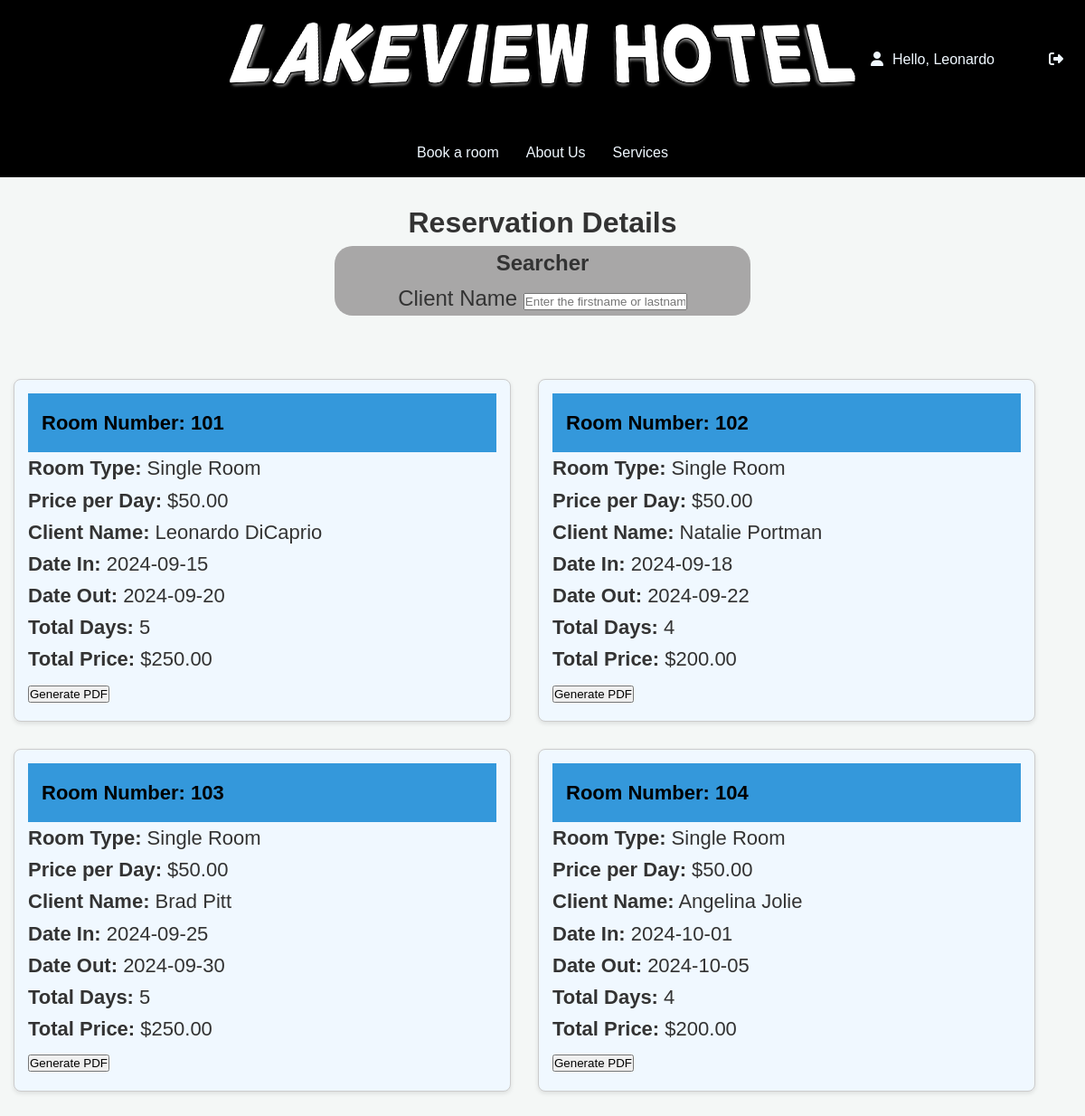
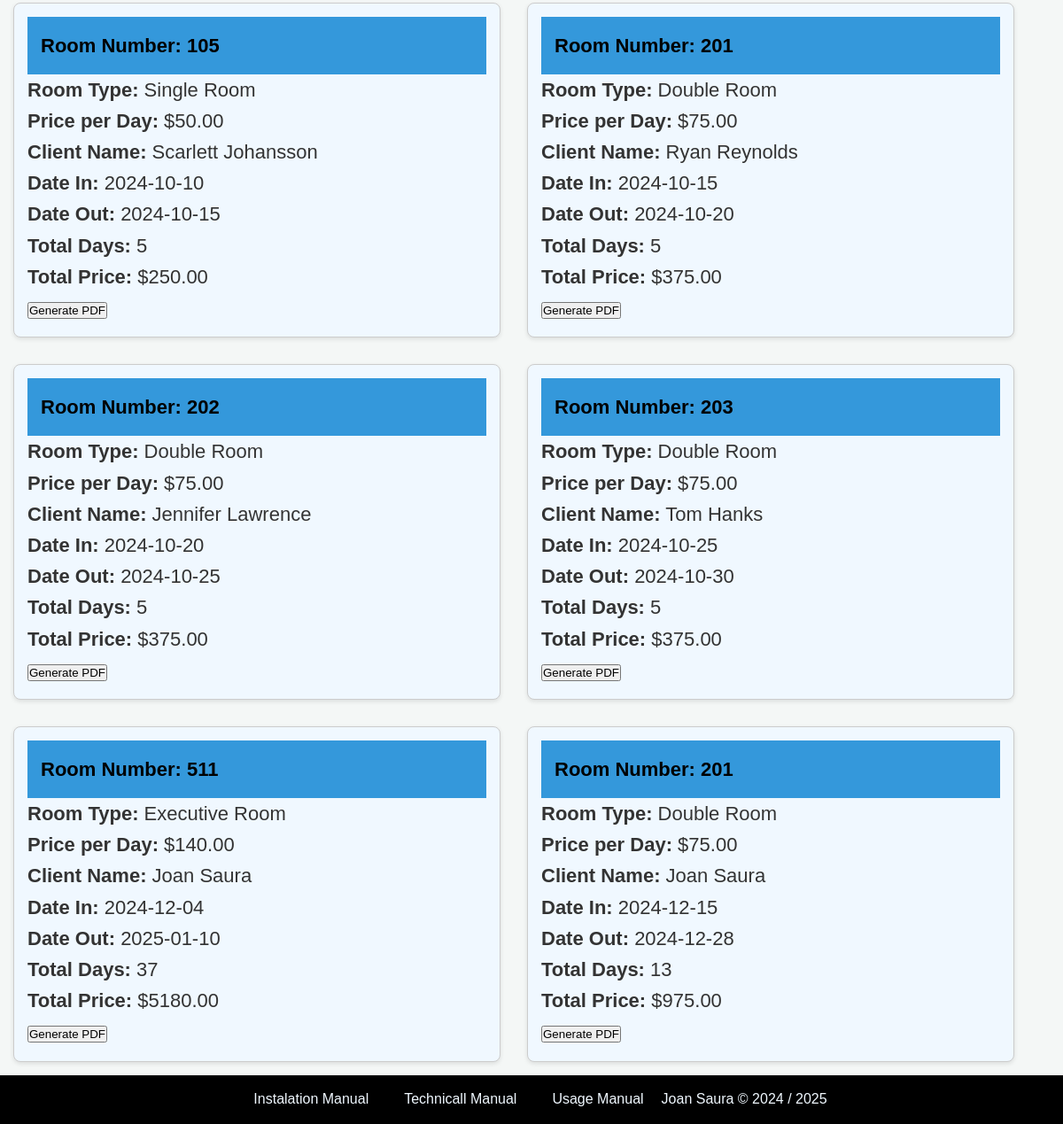
The page /files/forms/reservations/select_reservations_forms.php (signed in) on the database its author committed (2 pictures, top to bottom).
### tables this page shows
CREATE TABLE IF NOT EXISTS `071_reservations` (
  `reservation_id` int(11) NOT NULL AUTO_INCREMENT,
  `client_id` int(11) NOT NULL,
  `room_id` int(11) NOT NULL,
  `date_in` date NOT NULL,
  `date_out` date NOT NULL,
  `reservation_state` enum('Booked','Cancelled','Check-In','Check Out') NOT NULL DEFAULT 'Booked',
  `reservation_extras` longtext DEFAULT NULL CHECK (json_valid(`reservation_extras`)),
  `reservation_price_per_day` decimal(10,2) DEFAULT NULL,
  PRIMARY KEY (`reservation_id`),
  KEY `client_id` (`client_id`),
  KEY `room_id` (`room_id`)
);

CREATE TABLE IF NOT EXISTS `071_rooms` (
  `room_id` int(11) NOT NULL AUTO_INCREMENT,
  `room_number` int(11) DEFAULT NULL,
  `room_type_id` int(11) DEFAULT NULL,
  `room_state` enum('dirty','clean','broken') NOT NULL DEFAULT 'clean',
  `room_status` enum('Free','on Reservation') NOT NULL DEFAULT 'Free',
  PRIMARY KEY (`room_id`),
  KEY `room_type_id` (`room_type_id`)
);

CREATE TABLE IF NOT EXISTS `071_room_type` (
  `room_type_id` int(11) NOT NULL AUTO_INCREMENT,
  `room_type_name` varchar(50) DEFAULT NULL,
  `room_type_price_per_day` decimal(10,2) DEFAULT NULL,
  `room_type_description` longtext DEFAULT NULL,
  `room_type_capacity` int(100) DEFAULT NULL,
  PRIMARY KEY (`room_type_id`)
);

CREATE TABLE IF NOT EXISTS `071_customers` (
  `client_id` int(11) NOT NULL AUTO_INCREMENT,
  `client_first_name` varchar(50) NOT NULL,
  `client_last_name` varchar(50) NOT NULL,
  `client_identification` varchar(20) NOT NULL,
  `client_email` varchar(100) NOT NULL,
  `client_phone_number` varchar(15) DEFAULT NULL,
  `client_password` varchar(100) DEFAULT NULL,
  `customer_rol` enum('guest','admin') DEFAULT 'guest',
  PRIMARY KEY (`client_id`)
);

### files/common-files/db_connection.php (called while the page is built, shortened)
<?php
$conn = mysqli_connect('localhost', 'root', '', '071_hotel_managment');
return $conn;
?>

### files/querys/reservations/select_reservations.php (called while the page is built, shortened)
<?php
include($_SERVER['DOCUMENT_ROOT'] . '/student071/dwes/files/common-files/db_connection.php');
$sql = "
    SELECT
        res.reservation_id,
        c.client_first_name AS 071_client_first_name,
        c.client_last_name AS 071_client_last_name,
        r.room_number AS 071_room_number,
        rt.room_type_name AS 071_room_type_name,
        rt.room_type_price_per_day AS 071_room_price_per_day,
        res.date_in AS 071_date_in,
        res.date_out AS 071_date_out,
        DATEDIFF(res.date_out, res.date_in) AS 071_total_days,
        DATEDIFF(res.date_out, res.date_in) * rt.room_type_price_per_day AS 071_total_price
    FROM
        071_reservations res
    JOIN
        071_customers c ON res.client_id = c.client_id
    JOIN
        071_rooms r ON res.room_id = r.room_id
    JOIN
        071_room_type rt ON r.room_type_id = rt.room_type_id
";
$result = $conn->query($sql);
$reservations = array();
if ($result && mysqli_num_rows($result) > 0) {
    while ($row = $result->fetch_assoc()) {
        $reservations[] = $row;
    }
}
return $reservations;
?>

### files/forms/reservations/select_reservations_forms.php (the view, shortened to what this page needs)
<?php
$root = $_SERVER['DOCUMENT_ROOT'];
$reservations = include($root . '/student071/dwes/files/querys/reservations/select_reservations.php');
?>
<?php include($root . '/student071/dwes/files/common-files/header.php'); ?>
<div id="middle-title">
    <h1>Reservation Details</h1>
    <section id="searcher">
            <h4>Searcher</h4>
            <label for="client_name">Client Name</label>
            <input type="text" name="client_name" placeholder="Enter the firstname or lastname" id="FullNameSearcher" onkeyup="searchFullName(this.value)">
        </section>
</div>
<div id="info-display">
    <div id="reservations-list">
        <?php if (!empty($reservations)) { ?>
            <?php foreach ($reservations as $reservation) { ?>
                <div class="reservation-card">
                    <div class="reservation-details">
                        <div class="name-display">
                            <h4>Room Number: <?php echo htmlspecialchars($reservation['071_room_number']); ?></h4>
                        </div>
                        <p><strong>Room Type:</strong> <?php echo htmlspecialchars($reservation['071_room_type_name']); ?></p>
                        <p><strong>Price per Day:</strong> $<?php echo htmlspecialchars($reservation['071_room_price_per_day']); ?></p>
                    </div>
                    <div class="client-details">
                        <p><strong>Client Name:</strong> <?php echo htmlspecialchars($reservation['071_client_first_name']) . ' ' . htmlspecialchars($reservation['071_client_last_name']); ?></p>
                    </div>
                    <div class="date-details">
                        <p><strong>Date In:</strong> <?php echo htmlspecialchars($reservation['071_date_in']); ?></p>
                        <p><strong>Date Out:</strong> <?php echo htmlspecialchars($reservation['071_date_out']); ?></p>
                        <p><strong>Total Days:</strong> <?php echo htmlspecialchars($reservation['071_total_days']); ?></p>
                        <p><strong>Total Price:</strong> $<?php echo htmlspecialchars($reservation['071_total_price']); ?></p>
                    </div>
                    <a href="generate_pdf.php?reservation_id=<?php echo $reservation['reservation_id']; ?>" class="generate-pdf-button">
                        <button>Generate PDF</button>
                    </a>
                </div>
            <?php } ?>
        <?php } else { ?>
            <p>No reservations found in the database.</p>
        <?php } ?>
    </div>
</div>
<?php include($root . '/student071/dwes/files/common-files/footer.php'); ?>

### css/style.css (style rules this page uses)
* { margin: 0; padding: 0; box-sizing: border-box; }
body { display: flex; flex-direction: column; min-height: 100vh; }
#middle-title { display: flex; align-items: center; flex-direction: column; width: 100%; text-align: center; padding: 25px; font-family: Cambria, Cochin, Georgia, Times, "Times New Roman", serif; }
#middle-title #searcher { background-color: #a8a7a7; border-radius: 20px; width: 40%; font-size: x-large; }

### css/manuals.css (style rules this page uses)
* { margin: 0; padding: 0; box-sizing: border-box; font-family: 'Arial', sans-serif; }
body { background-color: #f4f7f6; color: #333; line-height: 1.6; }
section { margin-bottom: 30px; }
a { color: #3498db; text-decoration: none; transition: color 0.3s ease; }

### css/forms.css (style rules this page uses)
#info-display { display: flex; justify-content: center; align-items: center; }
#room-list, #customers-list, #reservations-list, #room-type-list { display: flex; grid-template-columns: auto auto auto; grid-template-rows: auto auto auto; flex-wrap: wrap; }
.name-display { background-color:#3498db; color: black; width: 100%; padding: 15px; }
.customer-card, .room-card, .reservation-card, .room-type-card { background-color: aliceblue; margin: 15px; padding: 15px; font-size: 22px; border: 1px solid #ccc; border-radius: 8px; width: 550px; box-shadow: 0 2px 5px rgba(0, 0, 0, 0.1); }

### rows shown on the page
071_reservations: room.room_number "101", 071_room_type.room_type_name "Single Room", 071_room_type.room_type_price_per_day "50.00", client.client_first_name "Leonardo", client.client_last_name "DiCaprio", date_in "2024-09-15", date_out "2024-09-20", 071_total_days "5", 071_total_price "250.00"
071_reservations: room.room_number "102", 071_room_type.room_type_name "Single Room", 071_room_type.room_type_price_per_day "50.00", client.client_first_name "Natalie", client.client_last_name "Portman", date_in "2024-09-18", date_out "2024-09-22", 071_total_days "4", 071_total_price "200.00"
071_reservations: room.room_number "103", 071_room_type.room_type_name "Single Room", 071_room_type.room_type_price_per_day "50.00", client.client_first_name "Brad", client.client_last_name "Pitt", date_in "2024-09-25", date_out "2024-09-30", 071_total_days "5", 071_total_price "250.00"
071_reservations: room.room_number "104", 071_room_type.room_type_name "Single Room", 071_room_type.room_type_price_per_day "50.00", client.client_first_name "Angelina", client.client_last_name "Jolie", date_in "2024-10-01", date_out "2024-10-05", 071_total_days "4", 071_total_price "200.00"
071_reservations: room.room_number "105", 071_room_type.room_type_name "Single Room", 071_room_type.room_type_price_per_day "50.00", client.client_first_name "Scarlett", client.client_last_name "Johansson", date_in "2024-10-10", date_out "2024-10-15", 071_total_days "5", 071_total_price "250.00"
071_reservations: room.room_number "201", 071_room_type.room_type_name "Double Room", 071_room_type.room_type_price_per_day "75.00", client.client_first_name "Ryan", client.client_last_name "Reynolds", date_in "2024-10-15", date_out "2024-10-20", 071_total_days "5", 071_total_price "375.00"
071_reservations: room.room_number "202", 071_room_type.room_type_name "Double Room", 071_room_type.room_type_price_per_day "75.00", client.client_first_name "Jennifer", client.client_last_name "Lawrence", date_in "2024-10-20", date_out "2024-10-25", 071_total_days "5", 071_total_price "375.00"
071_reservations: room.room_number "203", 071_room_type.room_type_name "Double Room", 071_room_type.room_type_price_per_day "75.00", client.client_first_name "Tom", client.client_last_name "Hanks", date_in "2024-10-25", date_out "2024-10-30", 071_total_days "5", 071_total_price "375.00"
071_reservations: room.room_number "511", 071_room_type.room_type_name "Executive Room", 071_room_type.room_type_price_per_day "140.00", client.client_first_name "Joan", client.client_last_name "Saura", date_in "2024-12-04", date_out "2025-01-10", 071_total_days "37", 071_total_price "5180.00"
071_reservations: room.room_number "201", 071_room_type.room_type_name "Double Room", 071_room_type.room_type_price_per_day "75.00", client.client_first_name "Joan", client.client_last_name "Saura", date_in "2024-12-15", date_out "2024-12-28", 071_total_days "13", 071_total_price "975.00"

### other values the page prints
isset($_SESSION['user_online']) ? $_SESSION['user_online'] : 'Guest' "Leonardo"
